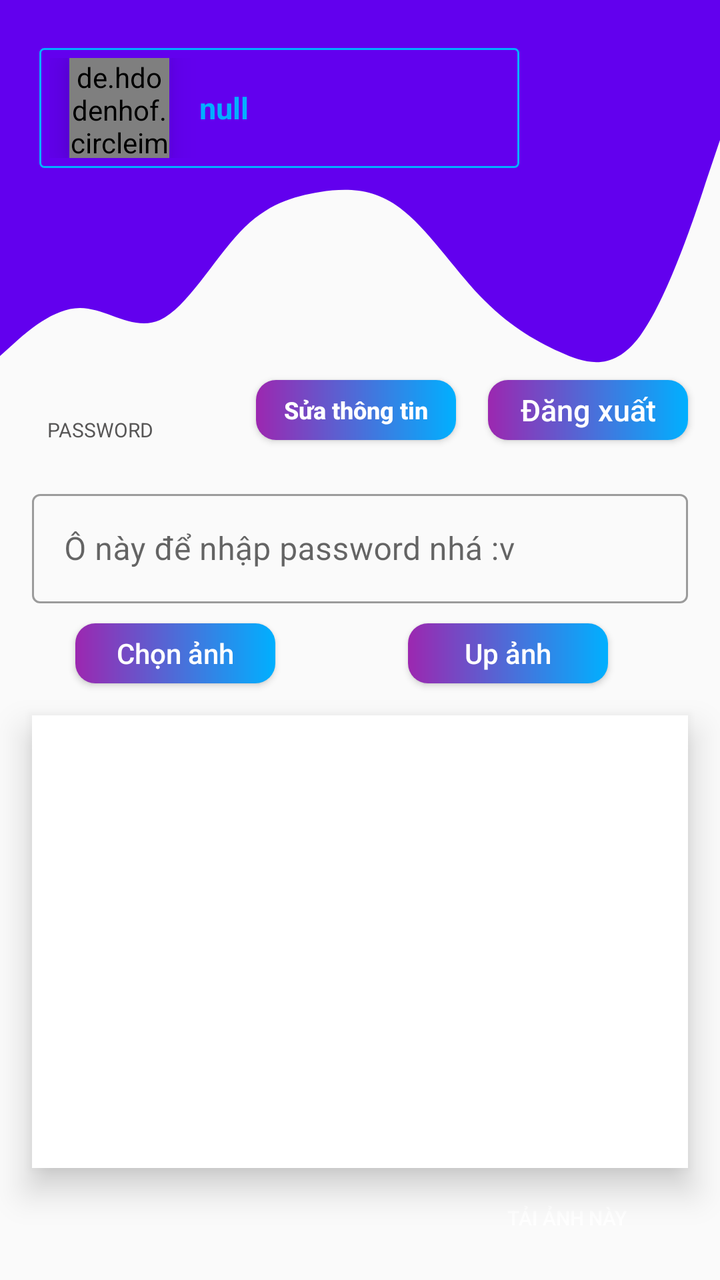
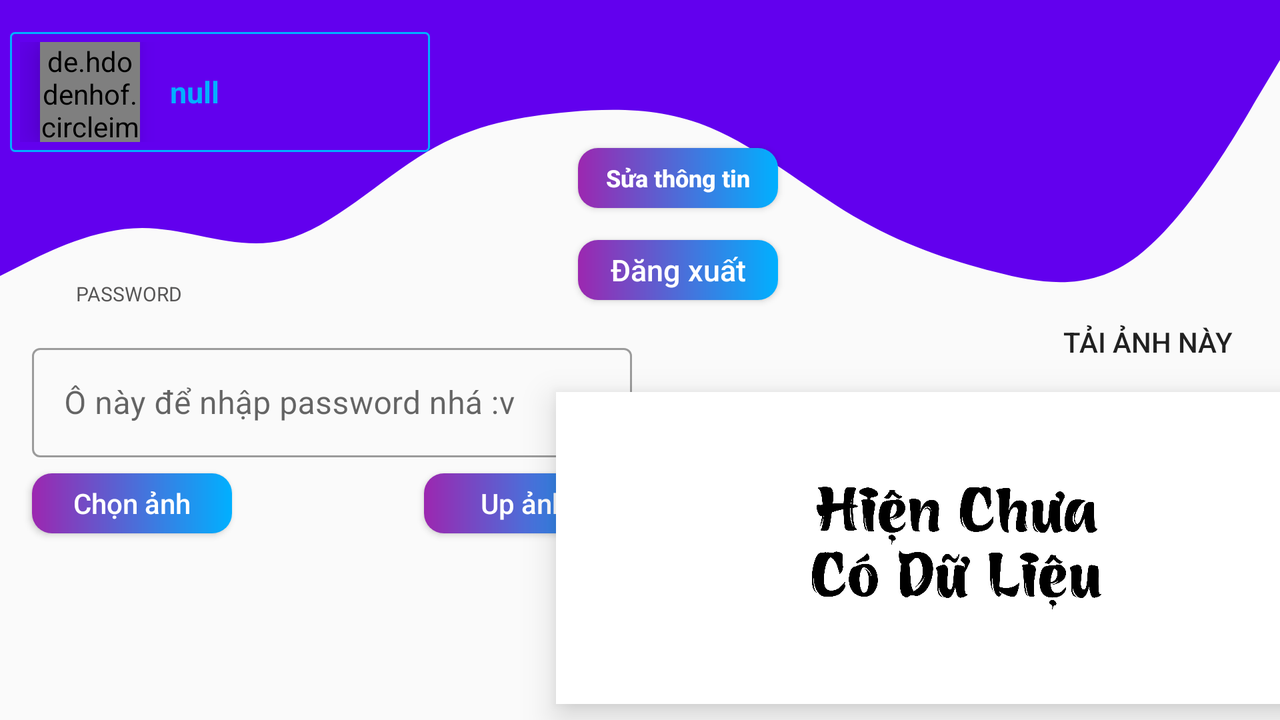

First picture: res/layout/ on a phone held upright. Second picture: the repository's own variant of that layout, on a device whose configuration matches the variant's folder. Source for both follows.
<!-- AndroidManifest.xml: application theme MainTheme -->
<!-- res/layout/activity_main2.xml -->
<?xml version="1.0" encoding="utf-8"?>
<androidx.constraintlayout.widget.ConstraintLayout xmlns:android="http://schemas.android.com/apk/res/android"
    xmlns:app="http://schemas.android.com/apk/res-auto"
    xmlns:tools="http://schemas.android.com/tools"
    android:layout_width="match_parent"
    android:layout_height="match_parent"
    tools:context=".MainActivity2">

    <View
        android:id="@+id/wage1"
        android:layout_width="match_parent"
        android:layout_height="70dp"
        android:background="@color/colorPrimary"
        app:layout_constraintEnd_toEndOf="parent"
        app:layout_constraintHorizontal_bias="0.0"
        app:layout_constraintStart_toStartOf="parent"
        app:layout_constraintTop_toTopOf="parent" />

    <com.google.android.material.textfield.TextInputLayout
        android:id="@+id/textInputLayout"
        style="@style/Widget.MaterialComponents.TextInputLayout.OutlinedBox"
        android:layout_width="match_parent"
        android:layout_height="60dp"
        android:layout_marginStart="16dp"
        android:layout_marginTop="10dp"
        android:layout_marginEnd="16dp"
        app:hintTextColor="@color/color_gray"
        app:layout_constraintEnd_toEndOf="parent"
        app:layout_constraintStart_toStartOf="parent"
        app:layout_constraintTop_toBottomOf="@+id/pass">

        <com.google.android.material.textfield.TextInputEditText
            android:id="@+id/ten"
            android:inputType="text"
            android:layout_width="match_parent"
            android:layout_height="match_parent"
            android:hint="@string/input_pass" />

    </com.google.android.material.textfield.TextInputLayout>

    <Button
        android:id="@+id/logout"
        android:layout_width="100dp"
        android:layout_height="30dp"
        android:layout_marginEnd="16dp"
        android:background="@drawable/botton_shape"
        android:text="Đăng xuất"
        android:textAllCaps="false"
        android:textColor="#ffffff"
        android:textSize="15dp"
        app:layout_constraintEnd_toEndOf="parent"
        app:layout_constraintTop_toBottomOf="@+id/wage2" />

    <Button
        android:id="@+id/upanh"
        android:layout_width="100dp"
        android:layout_height="30dp"
        android:layout_marginTop="10dp"
        android:layout_marginEnd="56dp"
        android:background="@drawable/botton_shape"
        android:text="Up ảnh"
        android:textAllCaps="false"
        android:textColor="@color/color_white"
        app:layout_constraintEnd_toEndOf="parent"
        app:layout_constraintTop_toBottomOf="@+id/textInputLayout" />

    <Button
        android:id="@+id/chonanh"
        android:layout_width="100dp"
        android:layout_height="30dp"
        android:layout_marginTop="10dp"
        android:background="@drawable/botton_shape"
        android:text="Chọn ảnh"
        android:textAllCaps="false"
        android:textColor="@color/color_white"
        app:layout_constraintEnd_toStartOf="@+id/upanh"
        app:layout_constraintHorizontal_bias="0.363"
        app:layout_constraintStart_toStartOf="parent"
        app:layout_constraintTop_toBottomOf="@+id/textInputLayout" />

    <Button
        android:id="@+id/edit_profile"
        android:layout_width="100dp"
        android:layout_height="30dp"
        android:layout_marginEnd="16dp"
        android:background="@drawable/botton_shape"
        android:text="Sửa thông tin"
        android:textAllCaps="false"
        android:textColor="#ffffff"
        android:textSize="12dp"
        android:textStyle="bold"
        app:layout_constraintEnd_toStartOf="@+id/logout"
        app:layout_constraintTop_toBottomOf="@+id/wage2" />

    <TextView
        android:id="@+id/pass"
        android:layout_width="wrap_content"
        android:layout_height="wrap_content"
        android:layout_marginTop="8dp"
        android:background="@drawable/text"
        android:elevation="10dp"
        android:padding="10dp"
        android:text="PASSWORD"
        android:textColor="@color/color_gray"
        android:textSize="10dp"
        app:layout_constraintEnd_toEndOf="parent"
        app:layout_constraintHorizontal_bias="0.048"
        app:layout_constraintStart_toStartOf="parent"
        app:layout_constraintTop_toBottomOf="@+id/wage2" />

    <View
        android:id="@+id/wage2"
        android:layout_width="match_parent"
        android:layout_height="120dp"
        android:background="@drawable/ic_wave"
        app:layout_constraintEnd_toEndOf="parent"
        app:layout_constraintTop_toBottomOf="@+id/wage1" />

    <LinearLayout
        android:id="@+id/linearLayout"
        android:layout_width="240dp"
        android:layout_height="60dp"
        android:layout_marginStart="5dp"
        android:layout_marginTop="24dp"
        android:layout_marginEnd="24dp"
        android:background="@drawable/user_profile"
        android:elevation="10dp"
        android:orientation="horizontal"
        android:padding="5dp"
        app:layout_constraintEnd_toEndOf="@+id/wage1"
        app:layout_constraintHorizontal_bias="0.16"
        app:layout_constraintStart_toStartOf="parent"
        app:layout_constraintTop_toTopOf="@+id/wage1">

        <de.hdodenhof.circleimageview.CircleImageView
            android:id="@+id/user_avatar"
            android:layout_width="50dp"
            android:layout_height="50dp"
            android:layout_gravity="center_vertical"
            android:layout_marginStart="10dp"
            android:elevation="10dp"
            app:civ_border_color="@color/colorBlue"
            app:civ_border_width="2dp" />

        <TextView
            android:id="@+id/user_name"
            android:layout_width="wrap_content"
            android:layout_height="wrap_content"
            android:layout_gravity="center_vertical"
            android:layout_marginLeft="15dp"
            android:fontFamily="sans-serif"
            android:text="null"
            android:textColor="@color/colorBlue"
            android:textSize="15dp"
            android:textStyle="bold" />

    </LinearLayout>

    <ImageView
        android:id="@+id/hinh"
        android:layout_width="0dp"
        android:layout_height="0dp"
        android:layout_marginStart="16dp"
        android:layout_marginTop="16dp"
        android:layout_marginEnd="16dp"
        android:layout_marginBottom="10dp"
        android:background="@color/color_white"
        android:elevation="10dp"
        android:padding="1dp"
        app:layout_constraintBottom_toTopOf="@+id/downlaod"
        app:layout_constraintEnd_toEndOf="parent"
        app:layout_constraintHorizontal_bias="0.0"
        app:layout_constraintStart_toStartOf="parent"
        app:layout_constraintTop_toBottomOf="@+id/chonanh"
        app:layout_constraintVertical_bias="1.0" />

    <Button
        android:id="@+id/downlaod"
        android:layout_width="100dp"
        android:backgroundTint="@color/colorPrimary"
        android:layout_height="30dp"
        android:layout_marginBottom="16dp"
        android:background="@drawable/text"
        android:elevation="10dp"
        android:textSize="10dp"
        android:textColor="@color/color_white"
        android:text="@string/downlaod_image"
        app:layout_constraintBottom_toBottomOf="parent"
        app:layout_constraintEnd_toEndOf="parent"
        app:layout_constraintHorizontal_bias="0.897"
        app:layout_constraintStart_toStartOf="parent" />

</androidx.constraintlayout.widget.ConstraintLayout>
<!-- resources referenced by this layout -->
<resources>
  <color name="colorBlue">#00b0ff</color>
  <color name="colorPrimary">#6200EE</color>
  <color name="color_gray">#575656</color>
  <color name="color_white">#ffffff</color>
  <!-- drawable botton_shape (drawable) -->
  <?xml version="1.0" encoding="utf-8"?>
  <ripple xmlns:android="http://schemas.android.com/apk/res/android"
      android:color="@color/colorYellow">
      <item>
          <shape android:shape="rectangle">
              <gradient android:startColor="@color/colorPurple"
                  android:endColor="@color/colorBlue"/>
              <corners android:radius="10dp" />
          </shape>
      </item>
  </ripple>
  <!-- drawable ic_wave (drawable) -->
  <vector xmlns:android="http://schemas.android.com/apk/res/android"
      android:width="1440dp"
      android:height="320dp"
      android:viewportWidth="1440"
      android:viewportHeight="320">
    <path
        android:pathData="M0,288L26.7,272C53.3,256 107,224 160,224C213.3,224 267,256 320,240C373.3,224 427,160 480,122.7C533.3,85 587,75 640,69.3C693.3,64 747,64 800,90.7C853.3,117 907,171 960,208C1013.3,245 1067,267 1120,282.7C1173.3,299 1227,309 1280,261.3C1333.3,213 1387,107 1413,53.3L1440,0L1440,0L1413.3,0C1386.7,0 1333,0 1280,0C1226.7,0 1173,0 1120,0C1066.7,0 1013,0 960,0C906.7,0 853,0 800,0C746.7,0 693,0 640,0C586.7,0 533,0 480,0C426.7,0 373,0 320,0C266.7,0 213,0 160,0C106.7,0 53,0 27,0L0,0Z"
        android:fillColor="@color/colorPrimary"
        android:fillAlpha="1"/>
  </vector>
  <!-- drawable user_profile (drawable) -->
  <?xml version="1.0" encoding="utf-8"?>
  <shape xmlns:android="http://schemas.android.com/apk/res/android"
  android:shape="rectangle">
  <stroke android:color="@color/colorBlue" android:width="1dp"/>
  <corners android:radius="2dp"/>
  </shape>
  <string name="downlaod_image">Tải ảnh này</string>
  <string name="input_pass">Ô này để nhập password nhá :v</string>
  <style name="MainTheme" parent="Theme.MaterialComponents.Light.NoActionBar.Bridge">
          
          <item name="colorPrimary">@color/colorPrimary</item>
          <item name="colorPrimaryDark">@color/colorPrimary</item>
          <item name="colorAccent">@color/colorAccent</item>
      </style>
  <color name="colorYellow">#ffeb3b</color>
  <color name="colorPurple">#9c27b0</color>
  <color name="colorAccent">#03DAC5</color>
</resources>
<!-- res/layout-land/activity_main2.xml (the repository's variant of the layout above) -->
<!-- drawn on the phone turned sideways -->
<?xml version="1.0" encoding="utf-8"?>
<androidx.constraintlayout.widget.ConstraintLayout xmlns:android="http://schemas.android.com/apk/res/android"
    xmlns:app="http://schemas.android.com/apk/res-auto"
    xmlns:tools="http://schemas.android.com/tools"
    android:layout_width="match_parent"
    android:layout_height="match_parent"
    tools:context=".MainActivity2">

    <View
        android:id="@+id/wage1"
        android:layout_width="match_parent"
        android:layout_height="30dp"
        android:background="@color/colorPrimary"
        app:layout_constraintEnd_toEndOf="parent"
        app:layout_constraintHorizontal_bias="0.0"
        app:layout_constraintStart_toStartOf="parent"
        app:layout_constraintTop_toTopOf="parent" />

    <com.google.android.material.textfield.TextInputLayout
        android:id="@+id/textInputLayout"
        style="@style/Widget.MaterialComponents.TextInputLayout.OutlinedBox"
        android:layout_width="300dp"
        android:layout_height="60dp"
        android:layout_marginStart="16dp"
        android:layout_marginTop="5dp"
        app:hintTextColor="@color/color_gray"
        app:layout_constraintStart_toStartOf="parent"
        app:layout_constraintTop_toBottomOf="@+id/pass">

        <com.google.android.material.textfield.TextInputEditText
            android:id="@+id/ten"
            android:layout_width="match_parent"
            android:layout_height="match_parent"
            android:hint="@string/input_pass" />

    </com.google.android.material.textfield.TextInputLayout>


    <Button
        android:id="@+id/logout"
        android:layout_width="100dp"
        android:layout_height="30dp"
        android:layout_marginStart="188dp"
        android:layout_marginTop="16dp"
        android:background="@drawable/botton_shape"
        android:text="Đăng xuất"
        android:textAllCaps="false"
        android:textColor="#ffffff"
        android:textSize="15dp"
        app:layout_constraintStart_toEndOf="@+id/pass"
        app:layout_constraintTop_toBottomOf="@+id/edit_profile" />

    <Button
        android:id="@+id/chonanh"
        android:layout_width="100dp"
        android:layout_height="30dp"
        android:layout_marginStart="16dp"
        android:layout_marginTop="8dp"
        android:background="@drawable/botton_shape"
        android:text="Chọn ảnh"
        android:textAllCaps="false"
        android:textColor="@color/color_white"
        app:layout_constraintStart_toStartOf="parent"
        app:layout_constraintTop_toBottomOf="@+id/textInputLayout" />

    <Button
        android:id="@+id/upanh"
        android:layout_width="100dp"
        android:layout_height="30dp"
        android:layout_marginStart="96dp"
        android:layout_marginTop="8dp"
        android:background="@drawable/botton_shape"
        android:text="Up ảnh"
        android:textAllCaps="false"
        android:textColor="@color/color_white"
        app:layout_constraintStart_toEndOf="@+id/chonanh"
        app:layout_constraintTop_toBottomOf="@+id/textInputLayout" />


    <Button
        android:id="@+id/edit_profile"
        android:layout_width="100dp"
        android:layout_height="30dp"
        android:layout_marginStart="188dp"
        android:layout_marginTop="44dp"
        android:background="@drawable/botton_shape"
        android:text="Sửa thông tin"
        android:textAllCaps="false"
        android:textColor="#ffffff"
        android:textSize="12dp"
        android:textStyle="bold"
        app:layout_constraintStart_toEndOf="@+id/pass"
        app:layout_constraintTop_toBottomOf="@+id/wage1" />

    <TextView
        android:id="@+id/pass"
        android:layout_width="wrap_content"
        android:layout_height="wrap_content"
        android:layout_marginStart="28dp"
        android:layout_marginTop="100dp"
        android:background="@drawable/text"
        android:elevation="10dp"
        android:padding="10dp"
        android:text="PASSWORD"
        android:textColor="@color/color_gray"
        android:textSize="10dp"
        app:layout_constraintStart_toStartOf="parent"
        app:layout_constraintTop_toTopOf="@+id/wage2" />

    <View
        android:id="@+id/wage2"
        android:layout_width="match_parent"
        android:layout_height="120dp"
        android:background="@drawable/ic_wave"
        app:layout_constraintEnd_toEndOf="parent"
        app:layout_constraintHorizontal_bias="0.0"
        app:layout_constraintStart_toStartOf="parent"
        app:layout_constraintTop_toBottomOf="@+id/wage1" />

    <LinearLayout
        android:id="@+id/linearLayout"
        android:layout_width="210dp"
        android:layout_height="60dp"
        android:layout_marginStart="5dp"
        android:layout_marginTop="16dp"
        android:layout_marginEnd="24dp"
        android:background="@drawable/user_profile"
        android:elevation="10dp"
        android:orientation="horizontal"
        android:padding="5dp"
        app:layout_constraintEnd_toEndOf="@+id/wage1"
        app:layout_constraintHorizontal_bias="0.0"
        app:layout_constraintStart_toStartOf="parent"
        app:layout_constraintTop_toTopOf="@+id/wage1">

        <de.hdodenhof.circleimageview.CircleImageView
            android:id="@+id/user_avatar"
            android:layout_width="50dp"
            android:layout_height="50dp"
            android:layout_gravity="center_vertical"
            android:layout_marginStart="10dp"
            android:elevation="10dp"
            app:civ_border_color="@color/colorBlue"
            app:civ_border_width="2dp" />

        <TextView
            android:id="@+id/user_name"
            android:layout_width="wrap_content"
            android:layout_height="wrap_content"
            android:layout_gravity="center_vertical"
            android:layout_marginLeft="15dp"
            android:fontFamily="sans-serif"
            android:text="null"
            android:textColor="@color/colorBlue"
            android:textSize="15dp"
            android:textStyle="bold" />

    </LinearLayout>

    <Button
        android:id="@+id/downlaod"
        android:layout_width="100dp"
        android:layout_height="30dp"
        android:layout_marginTop="36dp"
        android:layout_marginEnd="16dp"
        android:background="@drawable/text"
        android:elevation="10dp"
        android:text="@string/downlaod_image"
        app:layout_constraintEnd_toEndOf="parent"
        app:layout_constraintTop_toTopOf="@+id/logout" />

    <ImageView
        android:id="@+id/hinh"
        android:layout_width="400dp"
        android:layout_height="0dp"
        android:layout_marginStart="16dp"
        android:layout_marginTop="10dp"
        android:layout_marginEnd="16dp"
        android:layout_marginBottom="8dp"
        android:background="@color/color_white"
        android:padding="1dp"
        android:elevation="10dp"
        app:layout_constraintBottom_toBottomOf="parent"
        app:layout_constraintEnd_toEndOf="parent"
        app:layout_constraintStart_toEndOf="@+id/textInputLayout"
        app:layout_constraintTop_toBottomOf="@+id/downlaod"
        app:layout_constraintVertical_bias="0.514"
        app:srcCompat="@drawable/nodata" />


</androidx.constraintlayout.widget.ConstraintLayout>
<!-- resources referenced by the variant -->
<!-- as the phone turned sideways resolves them -->
<resources>
  <color name="colorBlue">#00b0ff</color>
  <color name="colorPrimary">#6200EE</color>
  <color name="color_gray">#575656</color>
  <color name="color_white">#ffffff</color>
  <!-- drawable botton_shape (drawable) -->
  <?xml version="1.0" encoding="utf-8"?>
  <ripple xmlns:android="http://schemas.android.com/apk/res/android"
      android:color="@color/colorYellow">
      <item>
          <shape android:shape="rectangle">
              <gradient android:startColor="@color/colorPurple"
                  android:endColor="@color/colorBlue"/>
              <corners android:radius="10dp" />
          </shape>
      </item>
  </ripple>
  <!-- drawable ic_wave (drawable) -->
  <vector xmlns:android="http://schemas.android.com/apk/res/android"
      android:width="1440dp"
      android:height="320dp"
      android:viewportWidth="1440"
      android:viewportHeight="320">
    <path
        android:pathData="M0,288L26.7,272C53.3,256 107,224 160,224C213.3,224 267,256 320,240C373.3,224 427,160 480,122.7C533.3,85 587,75 640,69.3C693.3,64 747,64 800,90.7C853.3,117 907,171 960,208C1013.3,245 1067,267 1120,282.7C1173.3,299 1227,309 1280,261.3C1333.3,213 1387,107 1413,53.3L1440,0L1440,0L1413.3,0C1386.7,0 1333,0 1280,0C1226.7,0 1173,0 1120,0C1066.7,0 1013,0 960,0C906.7,0 853,0 800,0C746.7,0 693,0 640,0C586.7,0 533,0 480,0C426.7,0 373,0 320,0C266.7,0 213,0 160,0C106.7,0 53,0 27,0L0,0Z"
        android:fillColor="@color/colorPrimary"
        android:fillAlpha="1"/>
  </vector>
  <!-- drawable nodata: png bitmap (drawable, 406704 bytes) -->
  <!-- drawable user_profile (drawable) -->
  <?xml version="1.0" encoding="utf-8"?>
  <shape xmlns:android="http://schemas.android.com/apk/res/android"
  android:shape="rectangle">
  <stroke android:color="@color/colorBlue" android:width="1dp"/>
  <corners android:radius="2dp"/>
  </shape>
  <string name="downlaod_image">Tải ảnh này</string>
  <string name="input_pass">Ô này để nhập password nhá :v</string>
  <style name="MainTheme" parent="Theme.MaterialComponents.Light.NoActionBar.Bridge">
          
          <item name="colorPrimary">@color/colorPrimary</item>
          <item name="colorPrimaryDark">@color/colorPrimary</item>
          <item name="colorAccent">@color/colorAccent</item>
      </style>
  <color name="colorYellow">#ffeb3b</color>
  <color name="colorPurple">#9c27b0</color>
  <color name="colorAccent">#03DAC5</color>
</resources>
